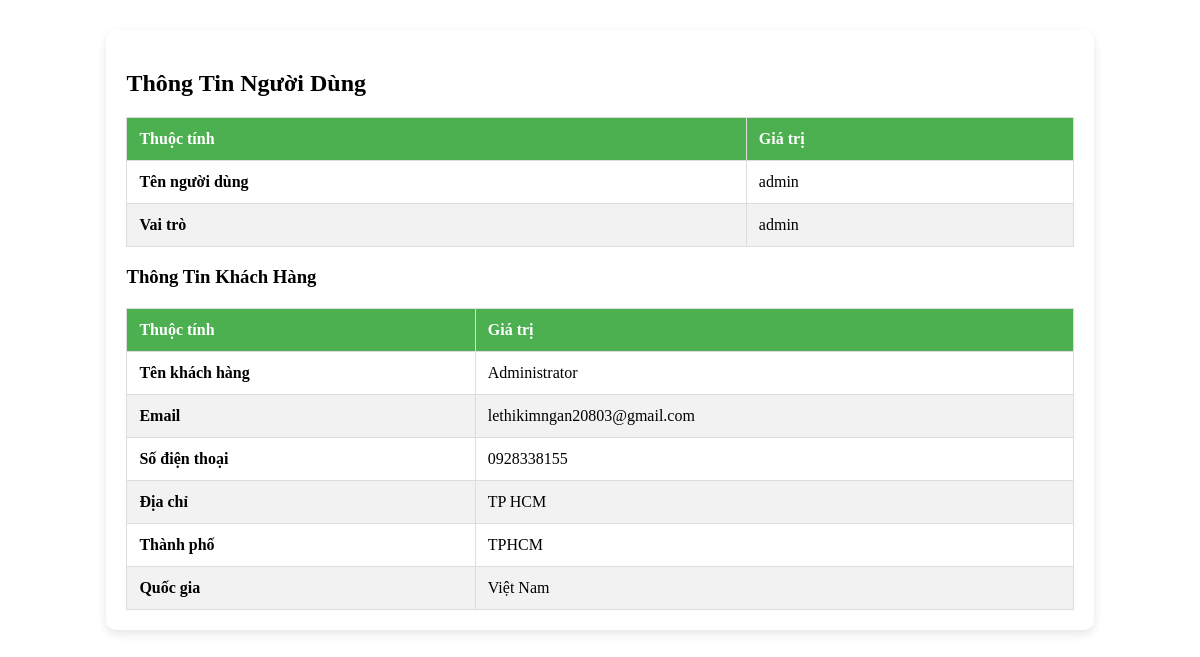
The page /admin/dashboard/profile/profile.php (signed in) on the database its author committed.
### tables this page shows
CREATE TABLE `users` (
  `id` int(11) NOT NULL,
  `username` varchar(50) NOT NULL,
  `password` varchar(255) NOT NULL,
  `role` enum('admin','user') DEFAULT 'user',
  `created_at` timestamp NOT NULL DEFAULT CURRENT_TIMESTAMP
);

CREATE TABLE `customers` (
  `customer_id` int(11) NOT NULL,
  `user_id` int(11) NOT NULL,
  `customer_name` varchar(255) NOT NULL,
  `customer_email` varchar(255) NOT NULL,
  `phone_number` varchar(20) NOT NULL,
  `address_line1` varchar(255) NOT NULL,
  `address_line2` varchar(255) DEFAULT NULL,
  `city` varchar(100) NOT NULL,
  `state` varchar(100) DEFAULT NULL,
  `postal_code` varchar(20) NOT NULL,
  `country` varchar(100) NOT NULL,
  `created_at` timestamp NOT NULL DEFAULT CURRENT_TIMESTAMP,
  `updated_at` timestamp NOT NULL DEFAULT CURRENT_TIMESTAMP ON UPDATE CURRENT_TIMESTAMP
);

### admin/dashboard/profile/profile.php (the view, shortened to what this page needs)
<?php
include_once '../../../config/database.php';
$username = $_SESSION['username'];
$getUserQuery = "SELECT * FROM users WHERE username = ?";
$stmt = $conn->prepare($getUserQuery);
$stmt->bind_param("s", $username);
$stmt->execute();
$userResult = $stmt->get_result();
$user = $userResult->fetch_assoc();
$user_id = $user['id'];
$getCustomerQuery = "SELECT * FROM customers WHERE user_id = ?";
$stmt = $conn->prepare($getCustomerQuery);
$stmt->bind_param("i", $user_id);
$stmt->execute();
$customerResult = $stmt->get_result();
$customer = $customerResult->fetch_assoc();
?>
<div class="container-profile">
    <h2>Thông Tin Người Dùng</h2>
    <table>
        <thead>
            <tr>
                <th>Thuộc tính</th>
                <th>Giá trị</th>
            </tr>
        </thead>
        <tbody>
            <tr>
                <td><strong>Tên người dùng</strong></td>
                <td><?php echo htmlspecialchars($user['username']); ?></td>
            </tr>
            <tr>
                <td><strong>Vai trò</strong></td>
                <td><?php echo htmlspecialchars($user['role']); ?></td>
            </tr>
        </tbody>
    </table>
    <?php if ($customer): ?>
        <h3>Thông Tin Khách Hàng</h3>
        <table>
            <thead>
                <tr>
                    <th>Thuộc tính</th>
                    <th>Giá trị</th>
                </tr>
            </thead>
            <tbody>
                <tr>
                    <td><strong>Tên khách hàng</strong></td>
                    <td><?php echo htmlspecialchars($customer['customer_name']); ?></td>
                </tr>
                <tr>
                    <td><strong>Email</strong></td>
                    <td><?php echo htmlspecialchars($customer['customer_email']); ?></td>
                </tr>
                <tr>
                    <td><strong>Số điện thoại</strong></td>
                    <td><?php echo htmlspecialchars($customer['phone_number']); ?></td>
                </tr>
                <tr>
                    <td><strong>Địa chỉ</strong></td>
                    <td><?php echo htmlspecialchars($customer['address_line1']); ?></td>
                </tr>
                <tr>
                    <td><strong>Thành phố</strong></td>
                    <td><?php echo htmlspecialchars($customer['city']); ?></td>
                </tr>
                <tr>
                    <td><strong>Quốc gia</strong></td>
                    <td><?php echo htmlspecialchars($customer['country']); ?></td>
                </tr>
            </tbody>
        </table>
    <?php endif; ?>
</div>

### admin/dashboard/profile/profile.php (style rules this page uses)
.container-profile { width: 80%; margin: 30px auto; background-color: #fff; padding: 20px; box-shadow: 0 4px 10px rgba(0, 0, 0, 0.1); border-radius: 10px; }
table { width: 100%; border-collapse: collapse; margin-top: 20px; }
table, th, td { border: 1px solid #ddd; }
th, td { padding: 12px; text-align: left; }
th { background-color: #4CAF50; color: white; }
tr:nth-child(even) { background-color: #f2f2f2; }

### rows shown on the page
users: username "admin", role "admin"
customers: customer_name "Administrator", customer_email "lethikimngan20803@gmail.com", phone_number "0928338155", address_line1 "TP HCM", city "TPHCM", country "Việt Nam"
